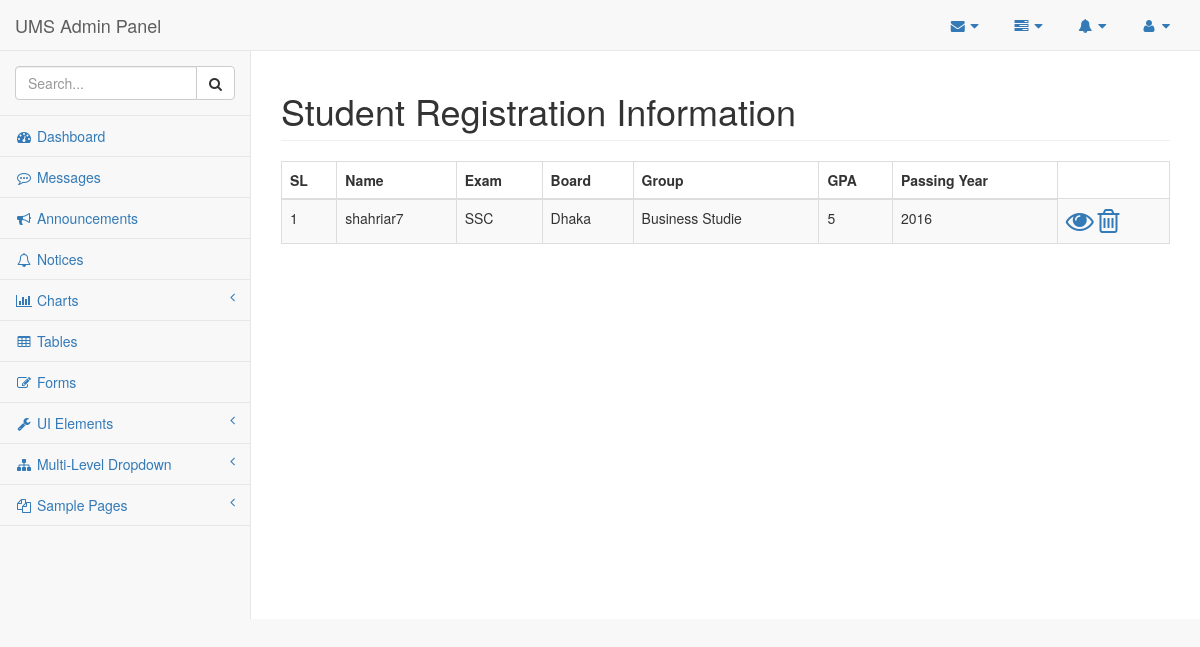
The app's page /admin/pages/std_regi_info.php, older data.
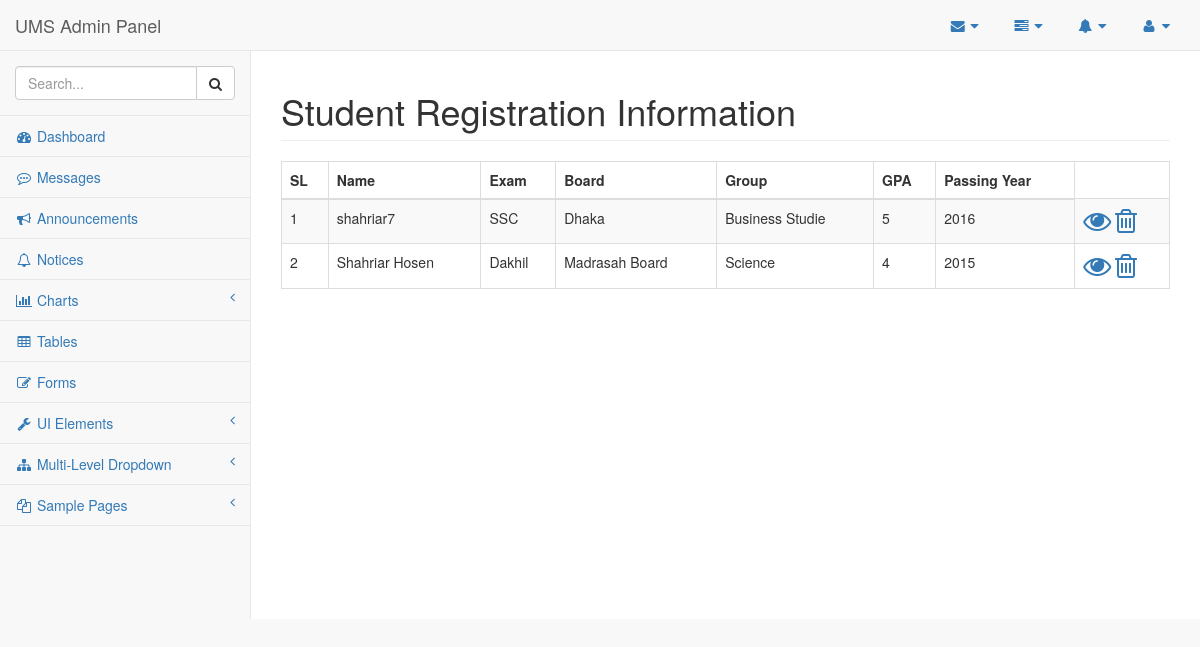
The same page, newer data.
### tables this page shows
CREATE TABLE `std_regi_info` (
  `std_id` int(11) NOT NULL,
  `sub` varchar(48) NOT NULL,
  `std_name` varchar(48) NOT NULL,
  `f_name` varchar(48) NOT NULL,
  `m_name` varchar(48) NOT NULL,
  `date_of_birth` varchar(20) NOT NULL,
  `gender` varchar(8) NOT NULL,
  `address` varchar(255) NOT NULL,
  `phone` varchar(35) NOT NULL,
  `picture` varchar(255) NOT NULL,
  `exam` varchar(15) NOT NULL,
  `study_group` varchar(15) NOT NULL,
  `board` varchar(48) NOT NULL,
  `passing_year` varchar(10) NOT NULL,
  `roll` varchar(10) NOT NULL,
  `class_div_grade` varchar(15) NOT NULL,
  `gpa` varchar(6) NOT NULL,
  `ammount` varchar(10) NOT NULL,
  `slip_no` varchar(15) NOT NULL,
  `date_of_pay` varchar(15) NOT NULL
);

### admin/pages/std_regi_info.php (the view, shortened to what this page needs)
<?php session_start();
    require_once('config.php');
?>
<!DOCTYPE html>
<html lang="en">
<head>
    <link href="../vendor/bootstrap/css/bootstrap.min.css" rel="stylesheet">
    <link href="../vendor/metisMenu/metisMenu.min.css" rel="stylesheet">
    <link href="../dist/css/sb-admin-2.css" rel="stylesheet">
    <link href="../vendor/font-awesome/css/font-awesome.min.css" rel="stylesheet" type="text/css">
</head>
<body>
    <div id="wrapper">
        <nav class="navbar navbar-default navbar-static-top" role="navigation" style="margin-bottom: 0">
            <div class="navbar-header">
                <a class="navbar-brand" href="index.php">UMS Admin Panel</a>
            </div>
            <ul class="nav navbar-top-links navbar-right">
                <li class="dropdown">
                    <a class="dropdown-toggle" data-toggle="dropdown" href="#">
                        <i class="fa fa-envelope fa-fw"></i> <i class="fa fa-caret-down"></i>
                    </a>
                </li>
                <li class="dropdown">
                    <a class="dropdown-toggle" data-toggle="dropdown" href="#">
                        <i class="fa fa-tasks fa-fw"></i> <i class="fa fa-caret-down"></i>
                    </a>
                </li>
                <li class="dropdown">
                    <a class="dropdown-toggle" data-toggle="dropdown" href="#">
                        <i class="fa fa-bell fa-fw"></i> <i class="fa fa-caret-down"></i>
                    </a>
                </li>
                <li class="dropdown">
                    <a class="dropdown-toggle" data-toggle="dropdown" href="#">
                        <i class="fa fa-user fa-fw"></i> <i class="fa fa-caret-down"></i>
                    </a>
                </li>
            </ul>
            <div class="navbar-default sidebar" role="navigation">
                <div class="sidebar-nav navbar-collapse">
                    <ul class="nav" id="side-menu">
                        <li class="sidebar-search">
                            <div class="input-group custom-search-form">
                                <input type="text" class="form-control" placeholder="Search...">
                                <span class="input-group-btn">
                                <button class="btn btn-default" type="button">
                                    <i class="fa fa-search"></i>
                                </button>
                            </span>
                            </div>
                        </li>
                        <li>
                            <a href="index.php"><i class="fa fa-dashboard fa-fw"></i> Dashboard</a>
                        </li>
                        <li>
                            <a href="messages.php"><i class="fa fa-commenting-o fa-fw"></i> Messages</a>
                        </li>
                        <li>
                            <a href="announcement.php"><i class="fa fa-bullhorn fa-fw"></i> Announcements</a>
                        </li>
                        <li>
                            <a href="#"><i class="fa fa-bell-o fa-fw"></i> Notices</a>
                        </li>
                        <li>
                            <a href="#"><i class="fa fa-bar-chart-o fa-fw"></i> Charts<span class="fa arrow"></span></a>
                        </li>
                        <li>
                            <a href="tables.html"><i class="fa fa-table fa-fw"></i> Tables</a>
                        </li>
                        <li>
                            <a href="forms.html"><i class="fa fa-edit fa-fw"></i> Forms</a>
                        </li>
                        <li>
                            <a href="#"><i class="fa fa-wrench fa-fw"></i> UI Elements<span class="fa arrow"></span></a>
                        </li>
                        <li>
                            <a href="#"><i class="fa fa-sitemap fa-fw"></i> Multi-Level Dropdown<span class="fa arrow"></span></a>
                        </li>
                        <li>
                            <a href="#"><i class="fa fa-files-o fa-fw"></i> Sample Pages<span class="fa arrow"></span></a>
                        </li>
                    </ul>
                </div>
            </div>
        </nav>
        <div id="page-wrapper">
            <div class="row">
                <div class="col-lg-12">
                    <h1 class="page-header">Student Registration Information </h1>
                     <div class="table-responsive">
                        <table class="table table-bordered table-hover table-striped">
                            <thead>
                                <tr>
                                    <th>SL</th>
                                    <th>Name</th>
                                    <th>Exam</th>
                                    <th>Board</th>
                                    <th>Group</th>
                                    <th>GPA</th>
                                    <th>Passing Year</th>
                                </tr>
                            </thead>
                            <tbody>
                            <?php
                                $srl=1;
                                $dbdata = "SELECT * FROM std_regi_info ORDER BY gpa DESC";
                                $qre = mysqli_query($DBC, $dbdata);
                                while($info=mysqli_fetch_array($qre)){ ?>
                                    <tr>
                                        <td><?= $srl++; ?></td>
                                        <td><?= $info['std_name']; ?></td>
                                        <td><?= $info['exam']; ?></td>
                                        <td><?= $info['board']; ?></td>
                                        <td><?= $info['study_group']; ?></td>
                                        <td><?= $info['gpa']; ?></td>
                                        <td><?= $info['passing_year']; ?></td>
                                        <td>
                                             <a class="action-btn" href="std_info_view.php?stdvid=<?= $info['std_id']; ?>"><i class="fa fa-2x  fa-eye"></i></a>
                                            <a class="action-btn" href="std_regi_info_delete.php?stddid=<?= $info['std_id']; ?>"><i class="fa fa-2x fa-trash-o"></i></a>
                                        </td>
                                    </tr>
                            <?php    }
                            ?>
                            </tbody>
                        </table>
                    </div>
                </div>
            </div>
        </div>
    </div>
</body>
</html>

Row changes from the older to the newer data that the page shows:
added std_regi_info: std_name "Shahriar Hosen", exam "Dakhil", board "Madrasah Board", study_group "Science", gpa "4", passing_year "2015"
